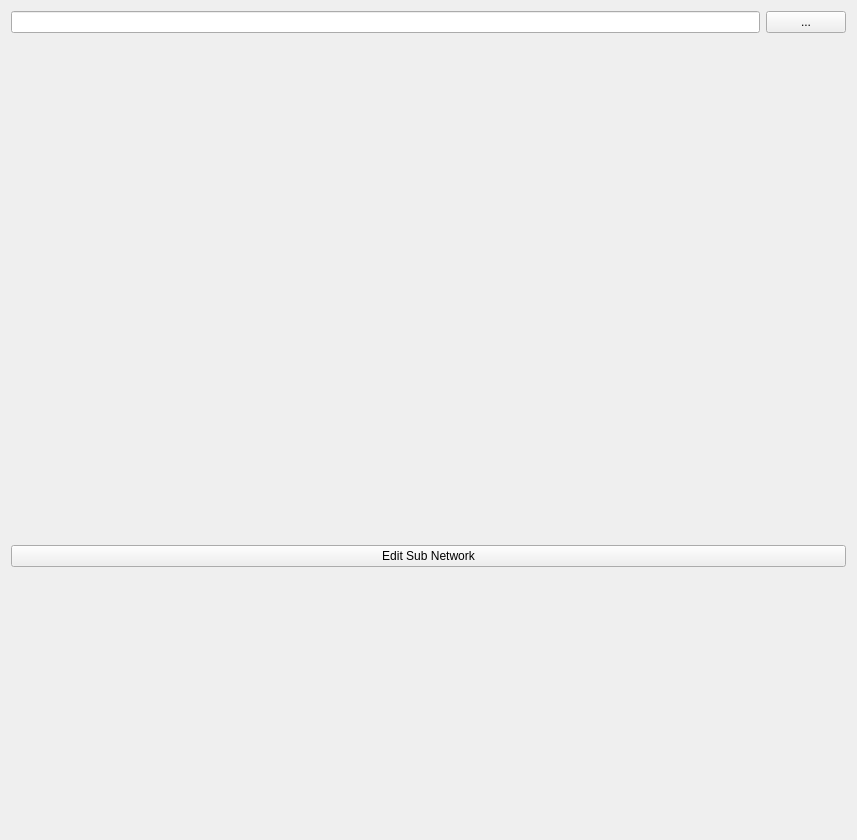
<?xml version="1.0" encoding="UTF-8"?>
<ui version="4.0">
 <class>SVDBSubNetworkEditWidget</class>
 <widget class="QWidget" name="SVDBSubNetworkEditWidget">
  <property name="geometry">
   <rect>
    <x>0</x>
    <y>0</y>
    <width>853</width>
    <height>840</height>
   </rect>
  </property>
  <property name="windowTitle">
   <string>Form</string>
  </property>
  <layout class="QVBoxLayout" name="verticalLayout">
   <item>
    <layout class="QVBoxLayout" name="verticalLayout_2">
     <item>
      <layout class="QHBoxLayout" name="horizontalLayout">
       <item>
        <widget class="QtExt::LanguageStringEditWidget1" name="lineEditSubNetworkName"/>
       </item>
       <item>
        <widget class="QtExt::ColorButton" name="pushButtonColor">
         <property name="text">
          <string>...</string>
         </property>
        </widget>
       </item>
      </layout>
     </item>
     <item>
      <layout class="QHBoxLayout" name="horizontalLayout_2"/>
     </item>
    </layout>
   </item>
   <item>
    <widget class="QFrame" name="previewFrame">
     <property name="sizePolicy">
      <sizepolicy hsizetype="Fixed" vsizetype="Fixed">
       <horstretch>0</horstretch>
       <verstretch>0</verstretch>
      </sizepolicy>
     </property>
     <property name="minimumSize">
      <size>
       <width>835</width>
       <height>500</height>
      </size>
     </property>
     <property name="maximumSize">
      <size>
       <width>835</width>
       <height>500</height>
      </size>
     </property>
     <property name="autoFillBackground">
      <bool>true</bool>
     </property>
     <property name="lineWidth">
      <number>0</number>
     </property>
     <widget class="QtExt_SubNetworkHoverToSelect" name="widgetHoverToSelect" native="true">
      <property name="geometry">
       <rect>
        <x>0</x>
        <y>0</y>
        <width>835</width>
        <height>500</height>
       </rect>
      </property>
      <property name="minimumSize">
       <size>
        <width>835</width>
        <height>500</height>
       </size>
      </property>
      <property name="maximumSize">
       <size>
        <width>835</width>
        <height>500</height>
       </size>
      </property>
     </widget>
    </widget>
   </item>
   <item>
    <widget class="QPushButton" name="editSubNetworkButton">
     <property name="text">
      <string>Edit Sub Network</string>
     </property>
    </widget>
   </item>
   <item>
    <spacer name="verticalSpacer">
     <property name="orientation">
      <enum>Qt::Vertical</enum>
     </property>
     <property name="sizeHint" stdset="0">
      <size>
       <width>20</width>
       <height>40</height>
      </size>
     </property>
    </spacer>
   </item>
  </layout>
 </widget>
 <customwidgets>
  <customwidget>
   <class>QtExt::ColorButton</class>
   <extends>QPushButton</extends>
   <header location="global">QtExt_ColorButton.h</header>
  </customwidget>
  <customwidget>
   <class>QtExt::LanguageStringEditWidget1</class>
   <extends>QLineEdit</extends>
   <header location="global">QtExt_LanguageStringEditWidget1.h</header>
   <container>1</container>
  </customwidget>
  <customwidget>
   <class>QtExt_SubNetworkHoverToSelect</class>
   <extends>QWidget</extends>
   <header location="global">QtExt_SubNetworkHoverToSelect.h</header>
   <container>1</container>
  </customwidget>
 </customwidgets>
 <resources/>
 <connections/>
</ui>
